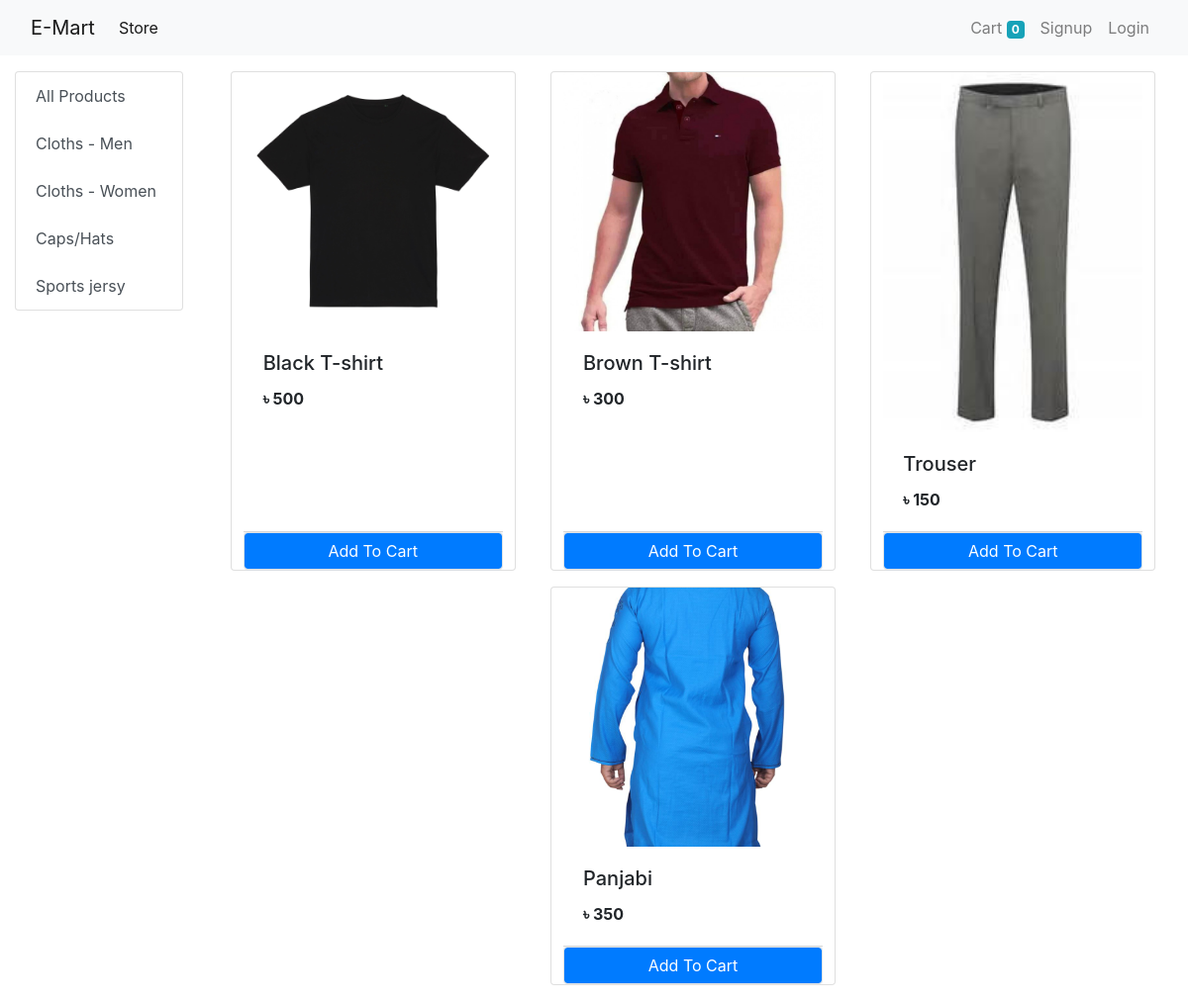
/?category=1, run on the app's committed database.
### store/models/category.py (models this page shows, shortened)
class Category(models.Model):
    name = models.CharField(max_length=20)
    @staticmethod
    def get_all_categories():
        return Category.objects.all()

### store/models/product.py (models this page shows, shortened)
class Product(models.Model):
    name = models.CharField(max_length=50)
    price = models.IntegerField(default=0)
    category = models.ForeignKey(Category, on_delete=models.CASCADE, default=1)
    description = models.CharField(max_length=200, default='', null=True, blank=True)
    image = models.ImageField(upload_to='uploads/products/')
    @staticmethod
    def get_all_products_by_category_id(category_id):
        if category_id:
            return Product.objects.filter(category = category_id)
        else:
            return Product.get_all_products();

### store/views/home.py (the view, shortened to what this page needs)
# urls.py: path('', Index.as_view(), name='homepage'),
class Index(View):
    def get(self, request):
        cart = request.session.get('cart')
        if not cart:
            request.session['cart'] = {}
        products = None
        categories = Category.get_all_categories()
        categoryID = request.GET.get('category')
        if categoryID:
            products = Product.get_all_products_by_category_id(categoryID)
        else:
            products = Product.get_all_products();
        data = {}
        data['products'] = products
        data['categories'] = categories
        print("you are: ", request.session.get('customer_email'))
        return render(request, 'index.html', data)

### store/templatetags/cart.py (called while the page is built)
@register.filter(name='is_in_cart')
def is_in_cart(product, cart):
    keys = cart.keys()
    for (id) in keys:
        if int(id) == product.id:
            return True
    return False;

### store/templatetags/custom_filter.py (called while the page is built)
@register.filter(name='currency')
def currency(number):
    return "৳ "+str(number)

### store/templates/index.html (shortened to what this page needs)
  {% extends 'base.html' %}
{% block content %}
 {% load cart %}
 {% load custom_filter %}
    <div class="container-fluid mt-3">
        <div class="row">
        	<div class="col-lg-2 mx-auto">
        		<div class="list-group">
        			<a href="/" class="list-group-item list-group-item-action">All Products</a>
        			{% for category in categories %}
		    			<a href="/?category={{category.id}}" class="list-group-item list-group-item-action">{{category.name}}</a>
        			{% endfor %}
        		</div>
        	</div>
        	<div class="col-lg-10 mx-auto" id="products">
		    	<div class="row mx-auto">
		        {% for product in products %}
		            <div class="card mx-auto mb-3" id={{product.id}} style="width: 18rem;">
		                <img src="{{product.image.url}}" class="card-img-top" alt="Card Image">
		                <div class="card-body">
		                    <h5 class="card-title">{{product.name}}</h5>
		                    <p class="card-text"><b>{{product.price | currency}}</b></p>
		                </div>
		                <div class="card-footer p-0 no-gutters">
		                	{% if product|is_in_cart:request.session.cart %}
		                		<div class="row no-gutters">
		                			<form action="/#{{product.id}}" class="col-2" method="POST">
		                				{% csrf_token %}
		                				<input hidden type="text" name="product" value="{{product.id}}">
		                				<input hidden type="text" name="remove" value="True">
		                				<input type="submit" value=" - " class="btn btn-block btn-secondary">
		                			</form>
		                			<div class="text-center col">{{product|cart_quantity:request.session.cart}} in Cart</div>
		                			<form action="/#{{product.id}}" class="col-2" method="POST">
		                				{% csrf_token %}
		                				<input hidden type="text" name="product" value="{{product.id}}">
		                				<input type="submit" value=" + " class="btn btn-block btn-secondary">
		                			</form>
		                		</div>
		                	{% else %}
		                	<form action="/#{{product.id}}" method="POST" class="btn-block">
		                    		<input type="submit" class="float-right btn btn-primary border form-control" value="Add To Cart">
		                    </form>
		                	{% endif %}
		                </div>
		        	</div>
		        {% endfor %}
		    	</div>
        	</div>
        </div>
    </div>
{% endblock %}

### data on the page
Category: name "Cloths - Men"
Category: name "Cloths - Women"
Category: name "Caps/Hats"
Category: name "Sports jersy"
Product: {{ product.id }} 1 (drawn), image (picture), name "Black T-shirt", price "৳ 500"
Product: image (picture), name "Brown T-shirt", price "৳ 300"
Product: image (picture), name "Trouser", price "৳ 150"
Product: image (picture), name "Panjabi", price "৳ 350"

### other printed values
{{ request.session.cart.keys | length }} "0"
